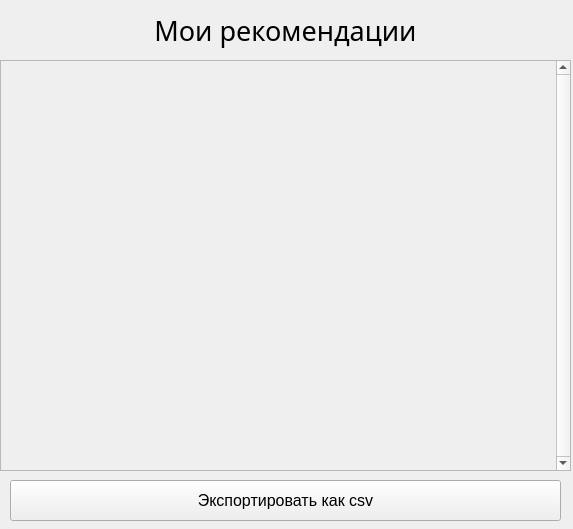
<?xml version="1.0" encoding="UTF-8"?>
<ui version="4.0">
 <class>Form</class>
 <widget class="QWidget" name="Form">
  <property name="geometry">
   <rect>
    <x>0</x>
    <y>0</y>
    <width>573</width>
    <height>529</height>
   </rect>
  </property>
  <property name="windowTitle">
   <string>Form</string>
  </property>
  <widget class="QLabel" name="label">
   <property name="geometry">
    <rect>
     <x>10</x>
     <y>10</y>
     <width>551</width>
     <height>41</height>
    </rect>
   </property>
   <property name="font">
    <font>
     <family>Sitka Heading</family>
     <pointsize>20</pointsize>
    </font>
   </property>
   <property name="text">
    <string>Мои рекомендации</string>
   </property>
   <property name="alignment">
    <set>Qt::AlignCenter</set>
   </property>
  </widget>
  <widget class="QScrollArea" name="scroll_area">
   <property name="geometry">
    <rect>
     <x>0</x>
     <y>60</y>
     <width>571</width>
     <height>411</height>
    </rect>
   </property>
   <property name="cursor" stdset="0">
    <cursorShape>ArrowCursor</cursorShape>
   </property>
   <property name="verticalScrollBarPolicy">
    <enum>Qt::ScrollBarAlwaysOn</enum>
   </property>
   <property name="widgetResizable">
    <bool>true</bool>
   </property>
   <widget class="QWidget" name="qwidget">
    <property name="geometry">
     <rect>
      <x>0</x>
      <y>0</y>
      <width>552</width>
      <height>409</height>
     </rect>
    </property>
   </widget>
  </widget>
  <widget class="QPushButton" name="csv_button">
   <property name="geometry">
    <rect>
     <x>10</x>
     <y>480</y>
     <width>551</width>
     <height>41</height>
    </rect>
   </property>
   <property name="font">
    <font>
     <pointsize>12</pointsize>
    </font>
   </property>
   <property name="text">
    <string>Экспортировать как csv</string>
   </property>
  </widget>
 </widget>
 <resources/>
 <connections/>
</ui>
